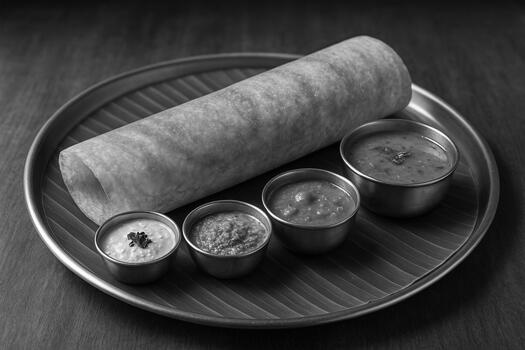
#> input picture OpenCV/Assessments/Section - C/sample_food_gray.jpg, 525 x 350 px
$ python -i food_inspector.py   (imports and definitions only)
#> lines starting #> are read from the running program, lines starting #| are printed output that depends on the picture; after the words box and inside, x2 and y2 are one past the last pixel; in counts of white or black regions, pixels touching at a corner belong together
#> further down, picture is the input picture: shape (350, 525, 3); min 0, max 255, mean 66.5
### Section C — Mini Capstone Project

## Mini Project: Food Delivery Image Quality Inspector

### Objective:
# Build a menu-driven console utility for a food delivery platform that accepts food images, runs a standardised inspection pipeline, and produces a quality report — combining image loading and validation, colour-channel analysis, transformation chaining (rotate, crop, flip), Gaussian filtering, and Canny edge-based texture assessment into a single working program.


### Your project must:
# The program must present a menu with at least four options: (1) Load & inspect image, (2) Resize and analyse colour channels, (3) Apply transformation pipeline, (4) Run edge-based quality scan, and (5) Exit — and loop back to the menu after each operation until the user selects Exit.
# Option 1 must load the image, print its height, width, and channel count, convert it to grayscale, display both versions, and save the grayscale copy as <original_name>_gray.jpg.
# Option 2 must resize the image to 256×256 using INTER_AREA, split into B/G/R channels, print each channel's average intensity, and display the three channel images in named windows.
# Option 3 must rotate the image by a user-entered angle (degrees), crop the central 60% region from the rotated image, and flip it horizontally — displaying all three intermediate results in labelled windows.
# Option 4 must apply Gaussian blur (5×5) followed by Canny edge detection, display the edge map, count the total edge pixels using cv2.countNonZero(), and print a quality verdict: 'High texture (good detail)' if edge pixels exceed 5 000, or 'Low texture (may need re-shoot)' otherwise.


import cv2
import numpy as np
import os

# [77 lines left out: functions load_and_inspect, resize_and_analyse, transform_pipeline, not called in this run]

def quality_scan(img):
    if img is None:
        print("Please load an image first (Option 1).")
        return

    blurred = cv2.GaussianBlur(img, (5, 5), 0)
    edges = cv2.Canny(blurred, 50, 150)
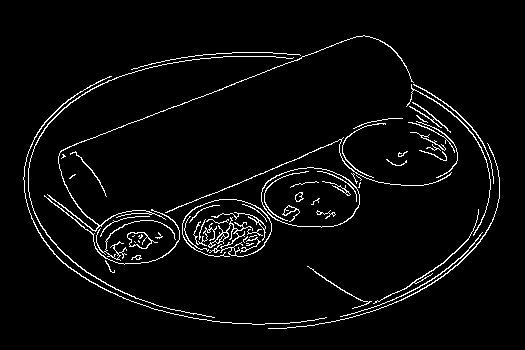
#> edges: shape (350, 525); 3.9% white in thin lines or dots, all inside (x1, y1, x2, y2) = (23, 35, 500, 329)

    cv2.imshow('Edge Map', edges)
    cv2.waitKey(0)
    cv2.destroyAllWindows()

    edge_pixels = cv2.countNonZero(edges)
#> edge_pixels = 7241
    print(f"Total edge pixels: {edge_pixels}")
#| Total edge pixels: 7241

    if edge_pixels > 5000:
        print("Verdict: High texture (good detail)")
    else:
        print("Verdict: Low texture (may need re-shoot)")

# [29 lines left out: function main, not called in this run]

# [2 lines not run here, left out]

>>> import cv2
>>> picture = cv2.imread('sample_food_gray.jpg')
>>> result = quality_scan(picture)
